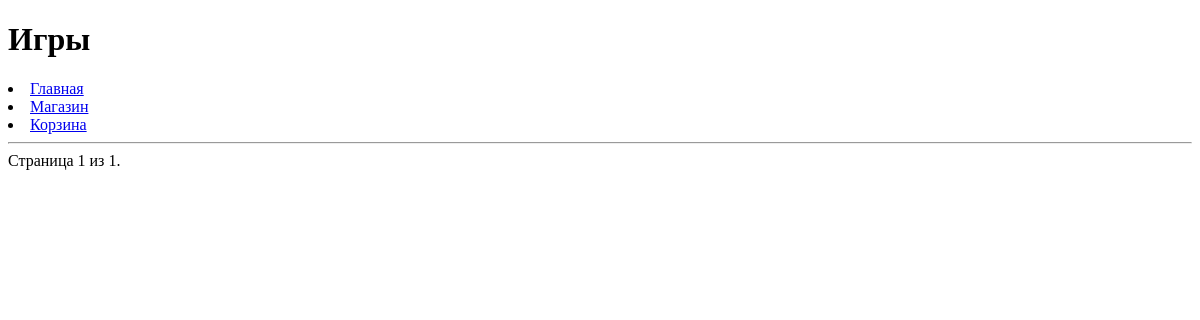
Page /platform/news/?page=2 on the earlier database version.
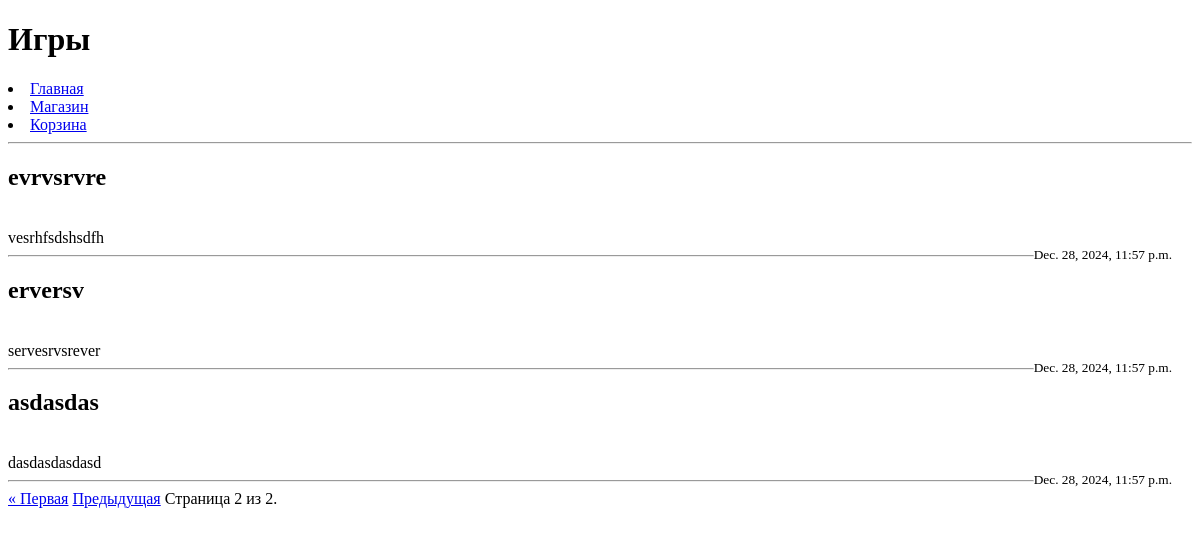
Same page on the later database version.
### task1/models.py (models this page shows, shortened)
class News(models.Model):
    title = models.CharField(max_length=200)
    content = models.TextField()
    date = models.DateTimeField(auto_now_add=True)

### task1/views.py (the view)
# urls.py: path('platform/news/', news_page, name='news_page')
def news_page(request):
    news_list = News.objects.all().order_by('-date')
    paginator = Paginator(news_list, 5)
    page_number = request.GET.get('page')
    news = paginator.get_page(page_number)
    return render(request, 'news.html', {'news': news})

### task1/templates/news.html (shortened to what this page needs)
{% extends 'menu.html' %}
{% block pagename %}<h1>Игры</h1>{% endblock %}
{% block menu %}{{ block.super }}{% endblock %}
{% block content %}
    <hr>
    {% for new in news %}
        <h2>{{ new.title }}</h2>
        <br>
        {{ new.content }}
        <br>
        <small style="float: right; margin-right: 20px;">{{ new.date }}</small>
        <hr>
    {% endfor %}
    <div class="pagination">
        <span class="step-links">
            {% if news.has_previous %}
                <a href="?page=1">&laquo; Первая</a>
                <a href="?page={{ news.previous_page_number }}">Предыдущая</a>
            {% endif %}
            <span class="current">
                Страница {{ news.number }} из {{ news.paginator.num_pages }}.
            </span>
        </span>
    </div>
{% endblock %}

Differences in the rows shown:
added News: title "evrvsrvre", content "vesrhfsdshsdfh", date "Dec. 28, 2024, 11:57 p.m."
added News: title "erversv", content "servesrvsrever", date "Dec. 28, 2024, 11:57 p.m."
added News: title "asdasdas", content "dasdasdasdasd", date "Dec. 28, 2024, 11:57 p.m."
Other differences:
{{ news.number }}: "1" → "2"
{{ news.paginator.num_pages }}: "1" → "2"
text now shown: "« Первая Предыдущая"
